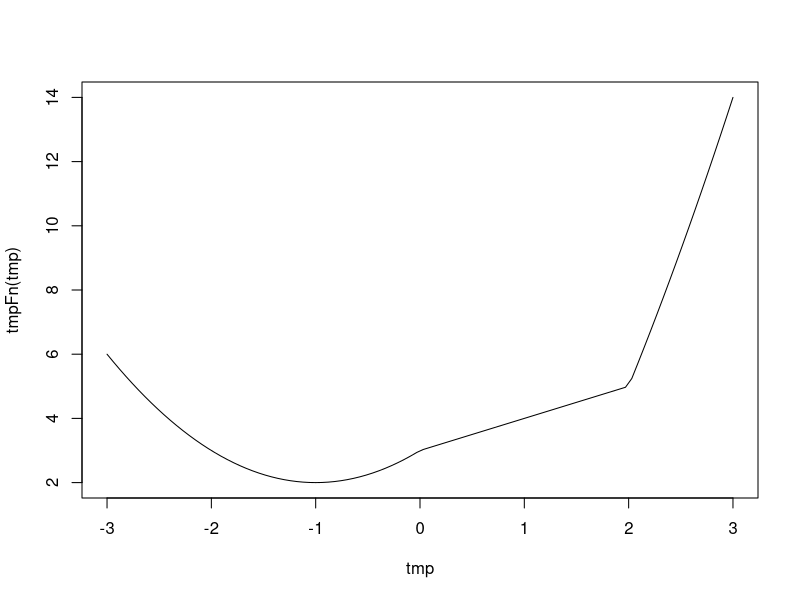
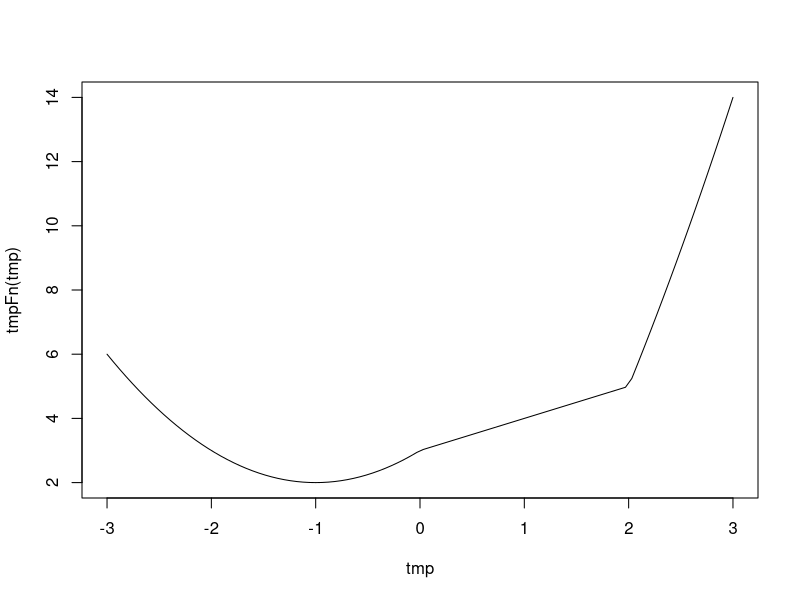

Generate these figures, in order, with R: (Note: this script raises an error after producing the figures.)
rm(list=ls())
set.seed(75)
xVec<-sample(0:9,size=10,replace=T)



tmpFn1 <- function(x)
{  
  x^(1:length(x))
}


tmpFn2 <- function(x)
{
  n <- length(x)
  (x^(1:n))/(1:n)
}

tmpFn <- function(x)
{
  n<-length(x)-2
  (x[1:n] + x[2:(n+1)] + x[3:(n+2)])/3
}


tmpFn(c(1:5,6:1))




tmpFn <- function(x)
{
  ifelse(x < 0, x^2 + 2*x + 3, ifelse(x >=0 & x < 2, x+3, x^2 + 4*x - 7))
}
tmp <- seq(-3,3,len=100)
plot(tmp, tmpFn(tmp), type="l")

tmpFn <- function(x)
{
  ifelse(x < 0, x^2 + 2*x + 3, ifelse(x < 2, x+3, x^2 + 4*x - 7))
}
tmp <- seq(-3,3,len=100)
plot(tmp, tmpFn(tmp), type="l")





evenFn <- function(mat)
{
  ifelse(mat %% 2 == 1, mat * 2, mat)
}
evenFn(mat)


tmpFn <- function(mat)
{
  mat[mat%%2 == 1] <- 2 * mat[mat%%2 == 1]
  #mat
}
evenFn(mat)
mat

tmpFn <- function(n,k)
{
  m <- matrix(0, nrow=n, ncol=n)
  m[ row(m) == col(m) ] <- k
  m[ abs( row(m) - col(m) ) == 1 ] <- 1
  m
}  

tmpFn <- function(n,k)
{
  m <- diag(k, nrow=n, ncol=n)
  m[ abs( row(m) - col(m) ) == 1 ] <- 1
  m
}  
tmpFn(5,2)
tmpFn(6,7)

quadrant <- function(alpha)
{
  as.integer(( alpha %% 360) / 90) +1
}

m <- seq(0,430,by=10)
matrix(c(m,quadrant(m)),ncol=2,byrow=F)


day = 27
month = 2
year = 1997

k <- day
k
y <- year %% 100
y
c <- year %/% 100
c
m <- ((month - 3) %% 12) + 1
m

floor(2.6 * m - 0.2)

dow <- as.integer(( floor(2.6 * m - 0.26) + k + y + (y%/%4) + (c%/%4) - 2*c)%%7)



weekday <- function(day, month, year)
{
  k <- day
  y <- year %% 100
  c <- year %/% 100
  m <- ((month - 3) %% 12) + 1
  
  dow <- as.integer(( floor(2.6 * m - 0.26) + k + y + (y%/%4) + (c%/%4) - 2*c)%%7)
  c("Sunday","Monday","Tuesday","Wednesday","Thursday","Friday","Saturday")[dow +1]
}

weekday(10,2,2015)
weekday(10,7,1969)

weekday( c(27,18,21), c(2,2,1), c(1997,1940,1963) )







testLoop <- function(n)
{
  if (n < 4) stop("The argument n must be an integer which is at least 4.\n")
  x <- rep(NA, n-1)
  x[1] <- 1
  x[2] <- 2
  
  for (j in (3:(n-1)))
  {
    x[j] <- x[j-1] + 2/x[j-1]
  }  
  x
}

testLoop(8)




testLoop2 <- function(yVec)
{
    sum(exp(seq(along=yVec)))
}

yVec <- vector(mode="numeric", length=0)
#yVec <- c(4,1,7,2)
seq(along=yVec)
length(yVec)
testLoop2(yVec)





quadmap <- function( start, rho, niter)
{
  x <- rep(NA, niter)
  x[1] <- start
  for (k in 2:niter)
  {
    x[k] <- rho * x[k - 1] * (1 - x[k - 1])
  }
  x
}

tmp <- quadmap(start=0.95, rho=2, niter=500)
plot(tmp, type = "l")

tmp <- quadmap(start=0.95, rho=2.99, niter=500)
plot(tmp, type = "l")
plot(tmp[300:500], type = "l")



quadmap2 <- function( start, rho)
{
  niter <- 1
  x <- c(start, rho * start * (1 - start))
  
  while ( abs(x[2] - x[1]) >= 0.02 )
  {
    x[1] <- x[2]
    x[2] = rho * x[1] * (1 - x[1])
    niter <- niter + 1
  }
  niter
}

quadmap2(start = 0.95, rho = 2.99)

tmp





x <- seq(2,56,by=3)

tmpFn <- function(xVec)
{
  r <- rep(NA, 2)

  r[1] <- sum((xVec[2:length(xVec)] - mean(xVec)) * (xVec[1:(length(xVec)-1)] - mean(xVec)))/sum((xVec - mean(xVec)) ^ 2)  
  r[2] <- sum((xVec[3:length(xVec)] - mean(xVec)) * (xVec[1:(length(xVec)-2)] - mean(xVec)))/sum((xVec - mean(xVec)) ^ 2)   
  r
}

tmpFn(xVec)



tmpAcf <- function(xVec)
{
  xc <- xVec - mean(xVec)
  denom <- sum(xc^2)
  n <- length(x)
  r1 <- sum( xc[2:n] * xc[1:(n-1)] )/denom
  r2 <- sum( xc[3:n] * xc[1:(n-2)] )/denom
  list(r1 = r1, r2 = r2)
}

tmpAcf <- function(x, k)
{
  xc <- x - mean(x)
  denom <- sum(xc^2)
  n <- length(x)
  tmpFn <- function(j){ sum( xc[(j+1):n] * xc[1:(n-j)] )/denom }
  c(1, sapply(1:k, tmpFn))
}